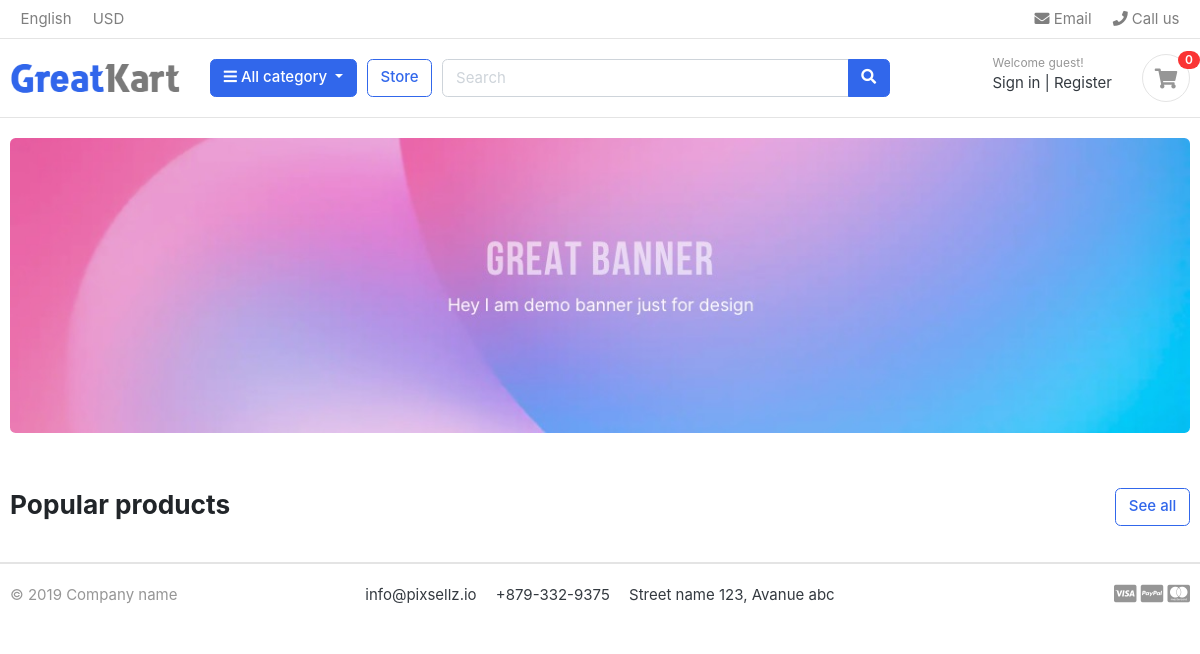
Before: / with the older database file.
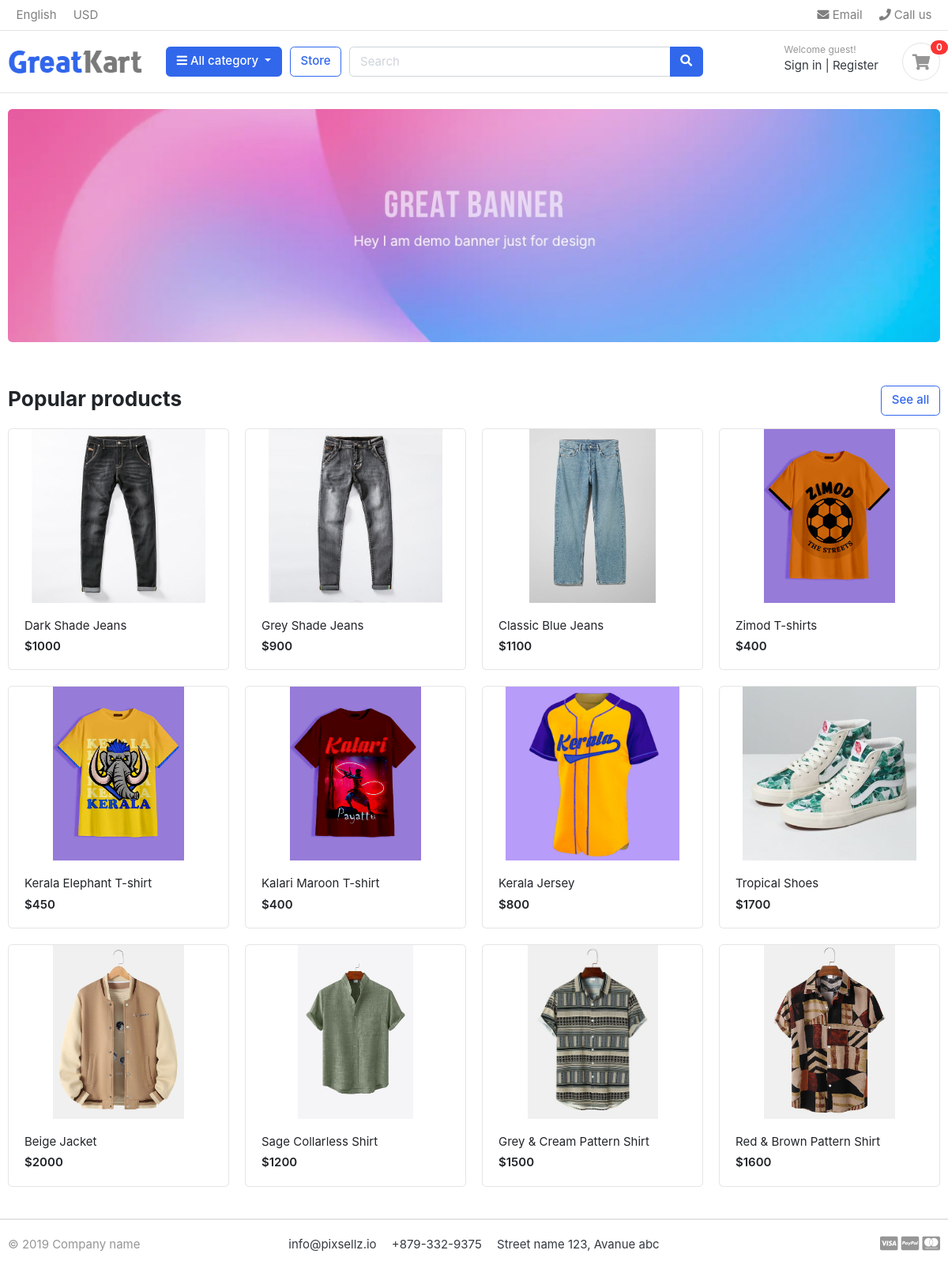
After: the same page with the newer database file.
### store/models.py (models this page shows, shortened)
class Product(models.Model):
    product_name  = models.CharField(max_length=200, unique=True)
    slug          = models.SlugField(max_length=200, unique=True)
    description   = models.TextField(max_length=500, blank=True)
    price         = models.IntegerField()
    images        = models.ImageField(upload_to='photos/products')
    stock         = models.IntegerField()
    is_available  = models.BooleanField(default=True)
    category      = models.ForeignKey(Category, on_delete=models.CASCADE)
    created_date  = models.DateTimeField(auto_now_add=True)
    modified_date = models.DateTimeField(auto_now=True)
    def get_url(self):
        return reverse('product_detail', args=[self.category.slug, self.slug])

### dripRoll/views.py (the view)
# urls.py: path('',views.home,name='home'),
def home(request):
    products = Product.objects.all().filter(is_available=True)
    context = {
        'products' : products,
    }
    return render(request, 'home.html',context)

### category/context_processors.py (called while the page is built)
def menu_links(request):
    links = Category.objects.all()
    return dict(links=links)

### category/models.py (called while the page is built)
    def get_url(self):
        return reverse('products_by_category', args=[self.slug])

### templates/home.html
{% extends 'base.html' %}
{% load static %}
{% block content %}
<section class="section-intro padding-y-sm">
<div class="container">
<div class="intro-banner-wrap">
	<img src="{% static 'images/banners/1.jpg' %}" class="img-fluid rounded">
</div>
</div>
</section>
<section class="section-name padding-y-sm">
<div class="container">
<header class="section-heading">
	<a href="{% url 'store' %}" class="btn btn-outline-primary float-right">See all</a>
	<h3 class="section-title">Popular products</h3>
</header>
<div class="row">
	{% for product in products %}
	<div class="col-md-3">
		<div class="card card-product-grid">
			<a href="{{ product.get_url }}" class="img-wrap"> <img src="{{ product.images.url }}"> </a>
			<figcaption class="info-wrap">
				<a href="{{ product.get_url }}" class="title">{{ product.product_name }}</a>
				<div class="price mt-1">${{ product.price }}</div>
			</figcaption>
		</div>
	</div>
	{% endfor %}
</div>
</div>
</section>
</body>
</html>
{% endblock %}

### templates/base.html (shortened to what this page needs)
{% load static %}
<!DOCTYPE HTML>
<html lang="en">
<head>
    <link href="{% static 'css/bootstrap.css' %}" rel="stylesheet" type="text/css"/>
    <link href="{% static 'fonts/fontawesome/css/all.min.css' %}" type="text/css" rel="stylesheet">
    <link href="{% static 'css/ui.css' %}" rel="stylesheet" type="text/css"/>
    <link href="{% static 'css/responsive.css' %}" rel="stylesheet" media="only screen and (max-width: 1200px)" />
</head>
<body>
    {% include 'includes/navbar.html' %}
    {% block content %}{% endblock %}
    {% include 'includes/footer.html' %}

### templates/includes/navbar.html (shortened to what this page needs)
{% load static %}
<header class="section-header">
    <nav class="navbar p-md-0 navbar-expand-sm navbar-light border-bottom">
        <div class="container">
            <div class="collapse navbar-collapse" id="navbarTop4">
                <ul class="navbar-nav mr-auto">
                    <li class="nav-item dropdown">
                        <a href="#" class="nav-link">   English </a>
                    </li>
                    <li class="nav-item dropdown">
                        <a href="#" class="nav-link"> USD </a>
                    </li>
                </ul>
                <ul class="navbar-nav">
                    <li><a href="#" class="nav-link"> <i class="fa fa-envelope"></i> Email </a></li>
                    <li><a href="#" class="nav-link"> <i class="fa fa-phone"></i> Call us </a></li>
                </ul>
            </div>
        </div>
    </nav>
    <section class="header-main border-bottom">
        <div class="container">
            <div class="row align-items-center">
                <div class="col-lg-2 col-md-3 col-6">
                    <a href="{% url 'home' %}" class="brand-wrap">
                        <img class="logo" src="{% static './images/logo.png' %}">
                    </a>
                </div>
                <div class="col-lg col-sm col-md col-6 flex-grow-0">
                    <div class="category-wrap dropdown d-inline-block float-right">
                        <button type="button" class="btn btn-primary dropdown-toggle" data-toggle="dropdown">
                            <i class="fa fa-bars"></i> All category
                        </button>
                    </div>
                </div>
                <a href="{% url 'store' %}" class="btn btn-outline-primary">Store</a>
                <div class="col-lg  col-md-6 col-sm-12 col">
                    <form action="#" class="search">
                        <div class="input-group w-100">
                            <input type="text" class="form-control" style="width:60%;" placeholder="Search">
                            <div class="input-group-append">
                                <button class="btn btn-primary" type="submit">
                                    <i class="fa fa-search"></i>
                                </button>
                            </div>
                        </div>
                    </form>
                </div>
                <div class="col-lg-3 col-sm-6 col-8 order-2 order-lg-3">
                    <div class="d-flex justify-content-end mb-3 mb-lg-0">
                        <div class="widget-header">
                            <small class="title text-muted">Welcome guest!</small>
                            <div>
                                <a href="./signin.html">Sign in</a> <span class="dark-transp"> | </span>
                                <a href="./register.html"> Register</a>
                            </div>
                        </div>
                        <a href="./cart.html" class="widget-header pl-3 ml-3">
                            <div class="icon icon-sm rounded-circle border"><i class="fa fa-shopping-cart"></i></div>
                            <span class="badge badge-pill badge-danger notify">0</span>
                        </a>
                    </div>
                </div>
            </div>
        </div>
    </section>
</header>

### templates/includes/footer.html
{% load static %}
<footer class="section-footer border-top">
	<div class="container">
		<section class="footer-bottom border-top row">
			<div class="col-md-2">
				<p class="text-muted"> &copy 2019 Company name </p>
			</div>
			<div class="col-md-8 text-md-center">
				<span  class="px-2">info@pixsellz.io</span>
				<span  class="px-2">+879-332-9375</span>
				<span  class="px-2">Street name 123, Avanue abc</span>
			</div>
			<div class="col-md-2 text-md-right text-muted">
				<i class="fab fa-lg fa-cc-visa"></i>
				<i class="fab fa-lg fa-cc-paypal"></i>
				<i class="fab fa-lg fa-cc-mastercard"></i>
			</div>
		</section>
	</div>
</footer>

### dripRoll/static/css/ui.css (style rules this page uses)
html { font-family: "Inter", sans-serif; font-size: 15px; }
.img-wrap { text-align: center; display: block; }
.img-wrap img { max-width: 100%; }
.icon-xs, .icon-sm, .icon-md, .icon-lg { display: inline-block; text-align: center; flex-shrink: 0; flex-grow: 0; }
.icon-sm { width: 48px; height: 48px; line-height: 48px !important; font-size: 20px; }
.padding-y-sm { padding-top: 20px; padding-bottom: 20px; }
.section-heading { margin-bottom: 20px; margin-top: 15px; }
.section-title { color: #212529; }
p:last-child { margin-bottom: 0; }
.header-main { position: relative; padding-top: 1rem; padding-bottom: 1rem; }
.brand-wrap .logo, .navbar-brand .logo { margin-right: 7px; max-height: 42px; display: inline-block; }
.widget-header { display: inline-block; vertical-align: middle; position: relative; }
.widget-header a { color: #343a40; }
.widget-header i { color: #969696; }
.widget-header .title { display: block; }
.widget-header .notify { position: absolute; top: -3px; right: -10px; }
.footer-bottom { padding-top: 20px; padding-bottom: 20px; }
[class*=card-product] a.title { color: #212529; display: block; }
[class*=card-product] .img-wrap { overflow: hidden; position: relative; }
[class*=card-product] .img-wrap img { height: 100%; max-width: 100%; width: auto; display: inline-block; -o-object-fit: cover; object-fit: cover; }
.card-product-grid { margin-bottom: 20px; }
.card-product-grid .img-wrap { border-radius: 0.2rem 0.2rem 0 0; height: 220px; }
.card-product-grid .info-wrap { overflow: hidden; padding: 18px 20px; }
.card .img-wrap { overflow: hidden; }
.notify { position: absolute; top: -4px; right: -10px; display: inline-block; padding: 0.25em 0.6em; font-size: 12px; line-height: 1; text-align: center; border-radius: 3rem; color: #fff; background-color: #fa3434; }
.price { font-weight: 600; color: #212529; }

Changed rows visible on the page:
added Product: images (picture), product_name "Dark Shade Jeans", price "1000"
added Product: images (picture), product_name "Grey Shade Jeans", price "900"
added Product: images (picture), product_name "Classic Blue Jeans", price "1100"
added Product: images (picture), product_name "Zimod T-shirts", price "400"
added Product: images (picture), product_name "Kerala Elephant T-shirt", price "450"
added Product: images (picture), product_name "Kalari Maroon T-shirt", price "400"
added Product: images (picture), product_name "Kerala Jersey", price "800"
added Product: images (picture), product_name "Tropical Shoes", price "1700"
added Product: images (picture), product_name "Beige Jacket", price "2000"
added Product: images (picture), product_name "Sage Collarless Shirt", price "1200"
added Product: images (picture), product_name "Grey & Cream Pattern Shirt", price "1500"
added Product: images (picture), product_name "Red & Brown Pattern Shirt", price "1600"
